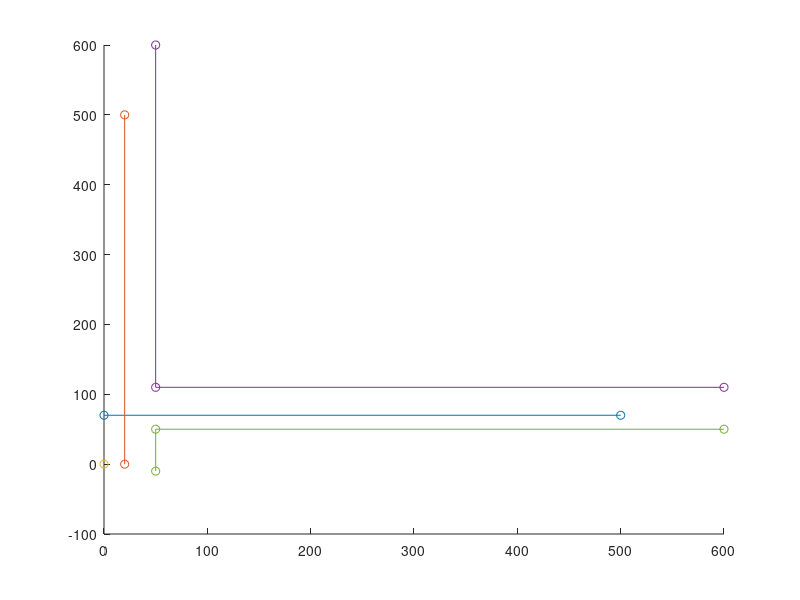
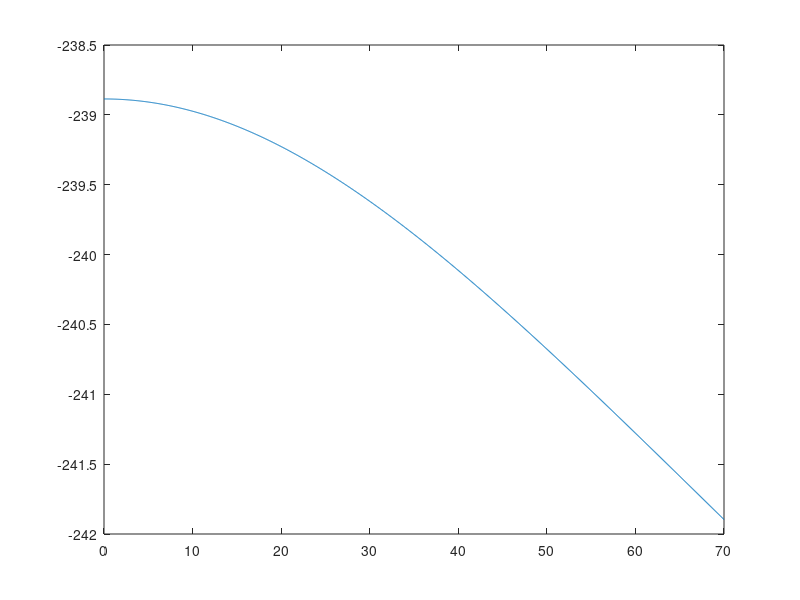
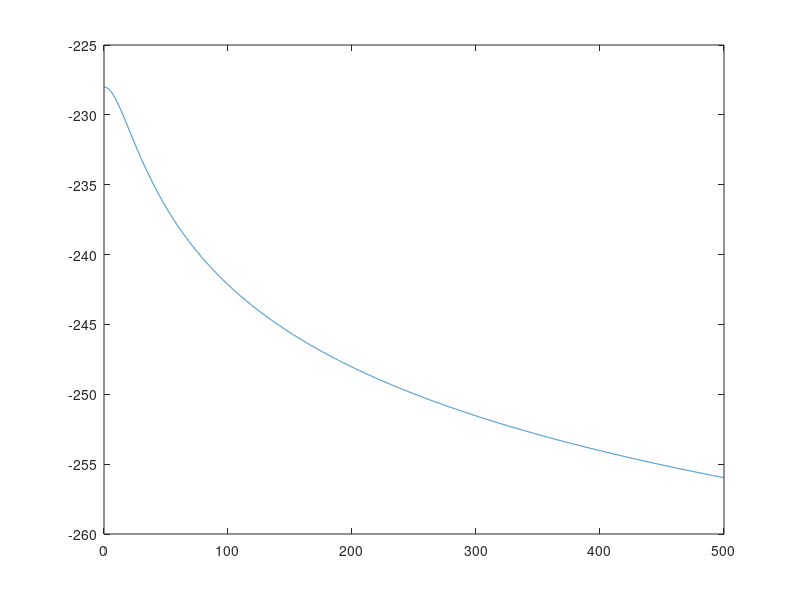

Write MATLAB code to recreate these figures, in order.
close all;
clear;

figure; hold on; %grid on;

plot([0, 500], [70, 70], '-o')
plot([20, 20], [0, 500], '-o')
plot(0,0, 'o')
plot([50, 50, 600], [600, 110, 110], '-o')
plot([50, 50, 600], [-10, 50, 50], '-o')

%1 case, 1 point, only direct
%path gain is equal to (wavelength/4pi)^2 ((1/r)e^-jbetar)^2
%because transmitter is 0, 0, makes calculating easier

%todo: put path gain in own function?
%      how does diffraction work again lol

wavelength = 1/1000000000;
beta = 2*pi/wavelength;
x = 0; y = 70; d = sqrt(x^2 + y^2);
PG = (wavelength/4/pi)^2*abs(exp(-1i*beta*d)/d)^2;
n = 1;

%AB, to 70 since Q1 blocks at that point
for x = 0:.05:70
    xAB(n) = x;
    y = 70;
    d = sqrt(x^2 + y^2);
    PG = (wavelength/4/pi)^2*abs(exp(-1i*beta*d)/d)^2;
    PGAB(n) = PG;
    
    n = n+1;
end

%CD
n = 1;
for y = 0:.05:500
    yCD(n) = y;
    x = 20;
    d = sqrt(x^2 + y^2);
    PG = (wavelength/4/pi)^2*abs(exp(-1i*beta*d)/d)^2;
    PGCD(n) = PG;
    
    n = n+1;
end

figure
PGABdB = 10*log10(PGAB);
plot(xAB, PGABdB);

figure
PGCDdB = 10*log10(PGCD);
plot(yCD, PGCDdB);